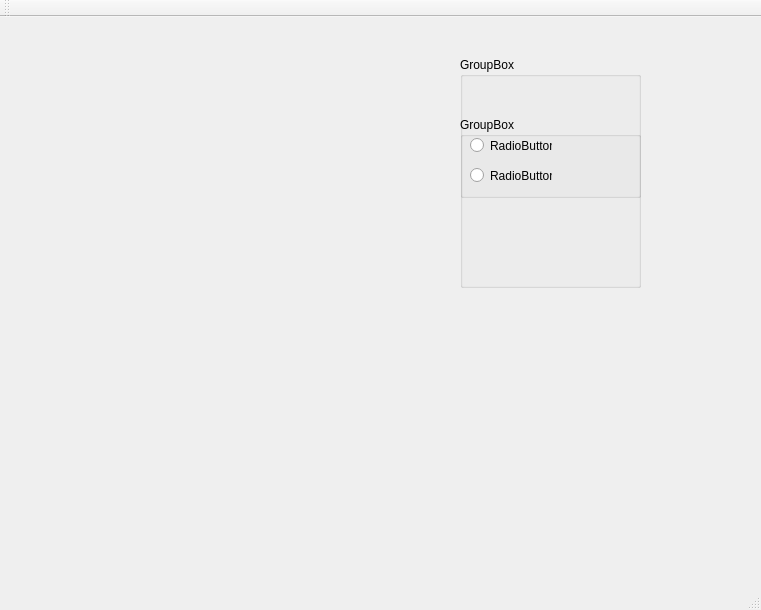
<?xml version="1.0" encoding="UTF-8"?>
<ui version="4.0">
 <class>SignLanguageRecognitionClass</class>
 <widget class="QMainWindow" name="SignLanguageRecognitionClass">
  <property name="enabled">
   <bool>true</bool>
  </property>
  <property name="geometry">
   <rect>
    <x>0</x>
    <y>0</y>
    <width>761</width>
    <height>610</height>
   </rect>
  </property>
  <property name="minimumSize">
   <size>
    <width>761</width>
    <height>610</height>
   </size>
  </property>
  <property name="windowTitle">
   <string>SignLanguageRecognition</string>
  </property>
  <widget class="QWidget" name="centralWidget">
   <layout class="QHBoxLayout" name="horizontalLayout">
    <item>
     <widget class="QWidget" name="widget" native="true">
      <widget class="QWidget" name="widget_2" native="true">
       <property name="geometry">
        <rect>
         <x>0</x>
         <y>0</y>
         <width>401</width>
         <height>371</height>
        </rect>
       </property>
      </widget>
      <widget class="QGroupBox" name="groupBox">
       <property name="geometry">
        <rect>
         <x>449</x>
         <y>29</y>
         <width>181</width>
         <height>231</height>
        </rect>
       </property>
       <property name="title">
        <string>GroupBox</string>
       </property>
       <widget class="QGroupBox" name="groupBox_2">
        <property name="geometry">
         <rect>
          <x>0</x>
          <y>60</y>
          <width>181</width>
          <height>81</height>
         </rect>
        </property>
        <property name="title">
         <string>GroupBox</string>
        </property>
        <widget class="QRadioButton" name="radioButton">
         <property name="geometry">
          <rect>
           <x>10</x>
           <y>20</y>
           <width>82</width>
           <height>17</height>
          </rect>
         </property>
         <property name="text">
          <string>RadioButton</string>
         </property>
        </widget>
        <widget class="QRadioButton" name="radioButton_2">
         <property name="geometry">
          <rect>
           <x>10</x>
           <y>50</y>
           <width>82</width>
           <height>17</height>
          </rect>
         </property>
         <property name="text">
          <string>RadioButton</string>
         </property>
        </widget>
       </widget>
      </widget>
     </widget>
    </item>
   </layout>
  </widget>
  <widget class="QMenuBar" name="menuBar">
   <property name="geometry">
    <rect>
     <x>0</x>
     <y>0</y>
     <width>761</width>
     <height>21</height>
    </rect>
   </property>
  </widget>
  <widget class="QToolBar" name="mainToolBar">
   <attribute name="toolBarArea">
    <enum>TopToolBarArea</enum>
   </attribute>
   <attribute name="toolBarBreak">
    <bool>false</bool>
   </attribute>
  </widget>
  <widget class="QStatusBar" name="statusBar"/>
 </widget>
 <layoutdefault spacing="6" margin="11"/>
 <resources>
  <include location="signlanguagerecognition.qrc"/>
 </resources>
 <connections/>
</ui>
